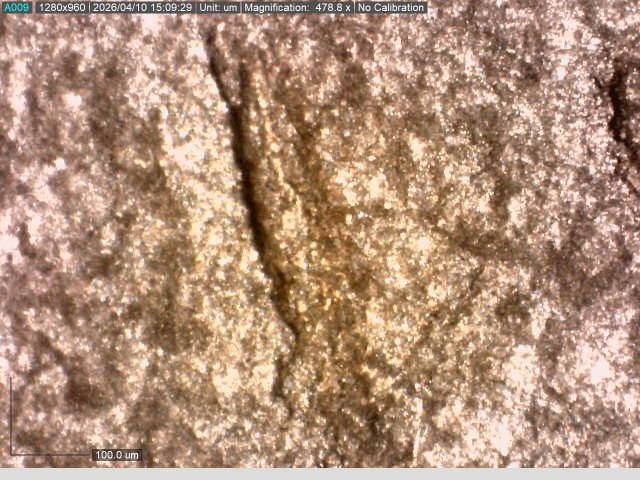
#> input picture images/cc-8.tif, 1280 x 960 px, found by its file name (shown at 1/2 size)
$ python pyramid_matched_filter.py   (older library calls are emulated)
#> lines starting #> are read from the running program, lines starting #| are printed output that depends on the picture; after the words box and inside, x2 and y2 are one past the last pixel; in counts of white or black regions, pixels touching at a corner belong together
import cv2
import numpy as np
import matplotlib.pyplot as plt

image_names = [
    "cc-8.tif",
]


def generate_kernels(
    sigma: float = 2.0, L: int = 9, angle_step: int = 15
) -> list[np.ndarray]:
    """
    Generates the zero-mean Gaussian matched filter kernels based on Eq 3-6.
    """
#> called with sigma = 3, L = 18, angle_step = 15
    templates = []

    half_x = int(np.ceil(3 * sigma))
    half_y = int(np.ceil(L / 2))
    grid_size = max(half_x, half_y) + 2

    y, x = np.mgrid[-grid_size : grid_size + 1, -grid_size : grid_size + 1]

    for angle in range(0, 180, angle_step):
        theta = np.deg2rad(angle)

        x_rot = x * np.cos(theta) - y * np.sin(theta)
        y_rot = x * np.sin(theta) + y * np.cos(theta)

        mask = (np.abs(x_rot) <= 3 * sigma) & (np.abs(y_rot) <= L / 2)

        kernel = np.zeros_like(x, dtype=np.float32)
        kernel[mask] = -np.exp(-(x_rot[mask] ** 2) / (2 * sigma**2))

        mean_val = np.mean(kernel[mask])
        kernel[mask] = kernel[mask] - mean_val

        templates.append(kernel)

    return templates


def apply_matched_filter_pyramid(
    image_path: str,
    templates: list[np.ndarray],
    levels: int = 3,
    threshold: float = 0.50,
):
    """
    Applies the matched filter across a Gaussian pyramid to detect cracks of varying
    widths. Returns the binary image, global max response, and a list of intermediate
    step dictionaries for visualization.
    """
#> called with image_path = 'cc-8.tif', levels = 3, threshold = 0.5
    img = cv2.imread(f"images/{image_path}", cv2.IMREAD_GRAYSCALE)
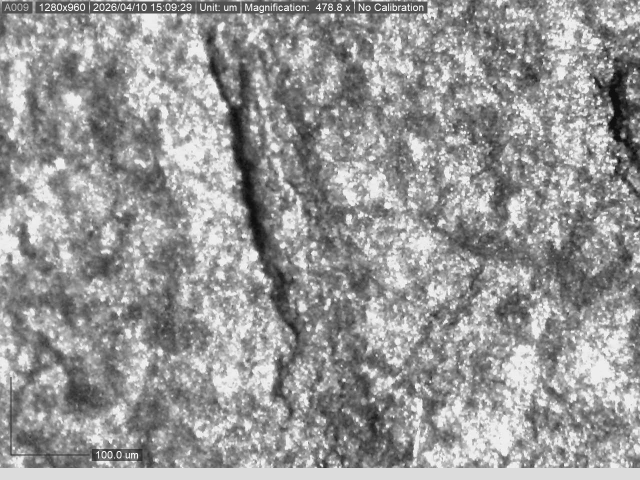
#> img: shape (960, 1280) (shown at 1/2 size); min 4, max 255, mean 151.5
    if img is None:
        print(f"Warning: Could not load {image_path}. Skipping.")
        return None, None, None

    img_blur = cv2.blur(img, (5, 5)).astype(np.float32)
    original_shape = img_blur.shape
#> original_shape = (960, 1280)

    global_max_response = np.zeros(original_shape, dtype=np.float32)
    current_img = img_blur

    # List to store our intermediate states for plotting
    step_history = []

    for level in range(levels):
        level_max = np.zeros_like(current_img)
        for kernel in templates:
            response = cv2.filter2D(current_img, cv2.CV_32F, kernel)
            level_max = np.maximum(level_max, response)

        if level > 0:
            level_max_upsampled = cv2.resize(
                level_max,
                (original_shape[1], original_shape[0]),
                interpolation=cv2.INTER_LINEAR,
            )
        else:
            level_max_upsampled = level_max

        # Store copies of the arrays as they exist right now
        step_history.append(
            {
                "level": level,
                "image": current_img.copy(),
                "response": level_max.copy(),
                "upsampled": level_max_upsampled.copy(),
            }
        )

        global_max_response = np.maximum(global_max_response, level_max_upsampled)

        current_img = cv2.pyrDown(current_img)
#> this loop made 3 passes
#> pass 1, in apply_matched_filter_pyramid, `global_max_response = np.maximum(global_max_response, level_max_upsamp..`:
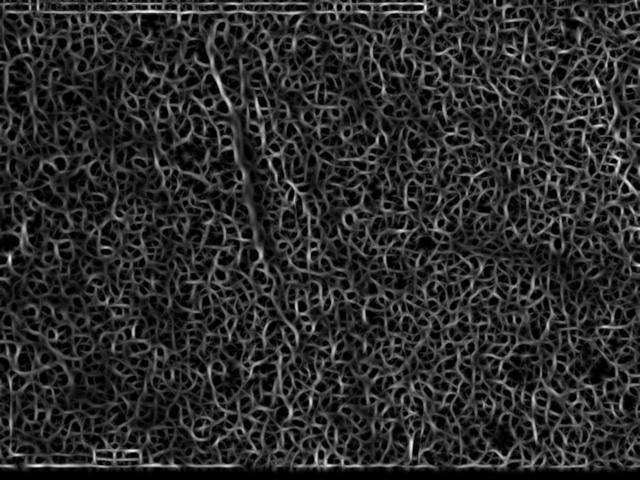
#> global_max_response: shape (960, 1280) float32 (shown at 1/2 size); min 0, max 4330.3, mean 726.9; drawn with min black and max white
#> after the loop:
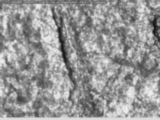
#> current_img: shape (120, 160) float32; min 20.83, max 237.8, mean 151.2
#> after the loop:
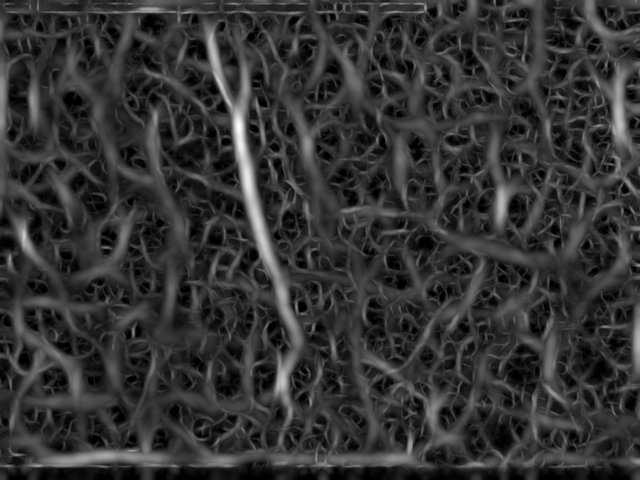
#> global_max_response: shape (960, 1280) float32 (shown at 1/2 size); min 0, max 6667.4, mean 1357.5; drawn with min black and max white
#> after the loop:
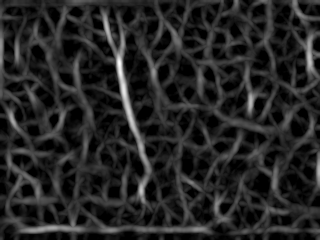
#> level_max: shape (240, 320) float32; min 0, max 6721.9, mean 996.4; drawn with min black and max white
#> after the loop, step_history = 3 items

    min_val = np.min(global_max_response)
#> min_val = 0
    max_val = np.max(global_max_response)
#> max_val = 6667.4

    if max_val > min_val:
        normalized_response = (global_max_response - min_val) / (max_val - min_val)
    else:
        normalized_response = np.zeros_like(global_max_response)

    _, binary_crack = cv2.threshold(
        normalized_response, threshold, 1.0, cv2.THRESH_BINARY
    )
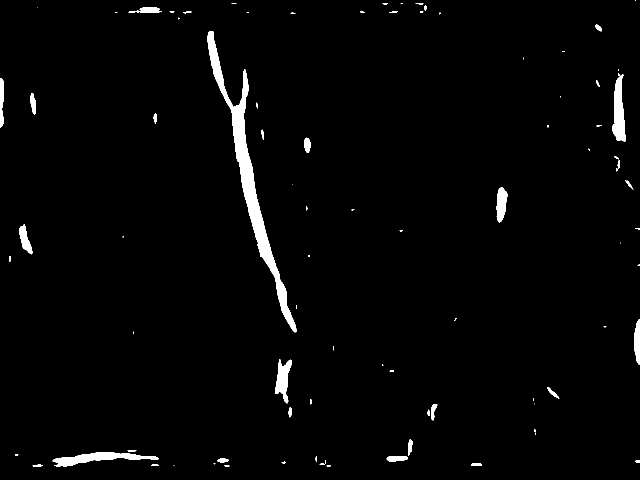
#> binary_crack: shape (960, 1280) float32 (shown at 1/2 size); values 0 (black) and 1 (white), 2.1% white; 87 white regions (42 under 20 px), largest, box (x1, y1, x2, y2) and area: (415, 62, 593, 665) 12280, (105, 904, 318, 933) 2580, (1225, 149, 1252, 283) 2285

    return (binary_crack * 255).astype(np.uint8), global_max_response, step_history


def setup_plot(image_name: str, templates: list[np.ndarray]) -> None:
    """Processes the image and plots a grid showing every step of the pyramid."""
    result_img, global_max, step_history = apply_matched_filter_pyramid(
        image_name, templates, levels=3
    )
#> step_history = 3 items

    if result_img is not None and global_max is not None and step_history is not None:
        orig = cv2.imread(f"images/{image_name}", cv2.IMREAD_GRAYSCALE)

        # Determine the number of rows needed
        num_levels = len(step_history)
#> num_levels = 3
        fig, axes = plt.subplots(num_levels + 1, 3, figsize=(15, 3 * (num_levels + 1)))

        # Plot each level's intermediate steps
        for i, step in enumerate(step_history):
            axes[i, 0].imshow(step["image"], cmap="gray")
            axes[i, 0].set_title(f"Level {step['level']} - Scaled Image")
            axes[i, 0].axis("off")

            axes[i, 1].imshow(step["response"], cmap="gray")
            axes[i, 1].set_title(f"Level {step['level']} - Raw Response")
            axes[i, 1].axis("off")

            axes[i, 2].imshow(step["upsampled"], cmap="gray")
            axes[i, 2].set_title(f"Level {step['level']} - Upsampled to Original")
            axes[i, 2].axis("off")

        # Plot the final combined results on the bottom row
        axes[num_levels, 0].imshow(orig, cmap="gray")
        axes[num_levels, 0].set_title("Original Image")
        axes[num_levels, 0].axis("off")

        axes[num_levels, 1].imshow(global_max, cmap="gray")
        axes[num_levels, 1].set_title("Global Max Response (Combined)")
        axes[num_levels, 1].axis("off")

        axes[num_levels, 2].imshow(result_img, cmap="gray")
        axes[num_levels, 2].set_title("Final Thresholded Output")
        axes[num_levels, 2].axis("off")

        plt.tight_layout()
        plt.savefig(f"figures/matched-filter/{image_name}_Pyramid.png")
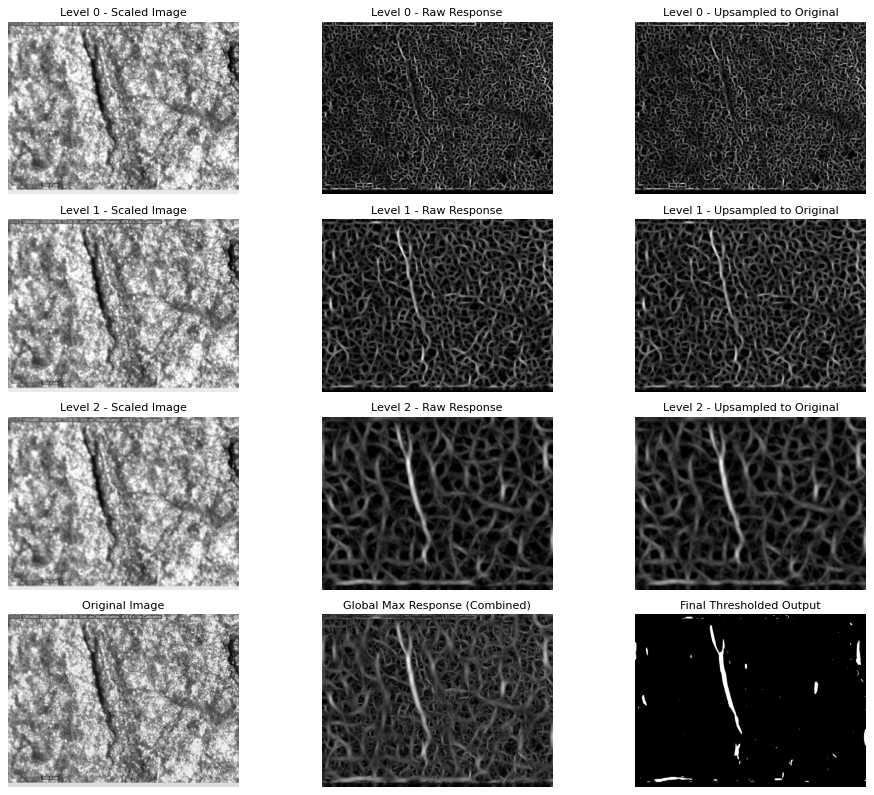
#> figure drawn by matplotlib, 12 panels


if __name__ == "__main__":
    assert image_names is not None, "image_names is not instantiated."
    assert len(image_names) > 0, "No image names were provided"
    assert len(image_names) <= 5, "Please limit the number of images to 5"

    # Generate the 12 templates (0 to 165 degrees at 15-degree increments)
    templates = generate_kernels(sigma=3.0, L=18, angle_step=15)

    for filename in image_names:
        setup_plot(filename, templates)

    plt.show()

$ run again, with images/cc-0.tif copied over images/cc-8.tif
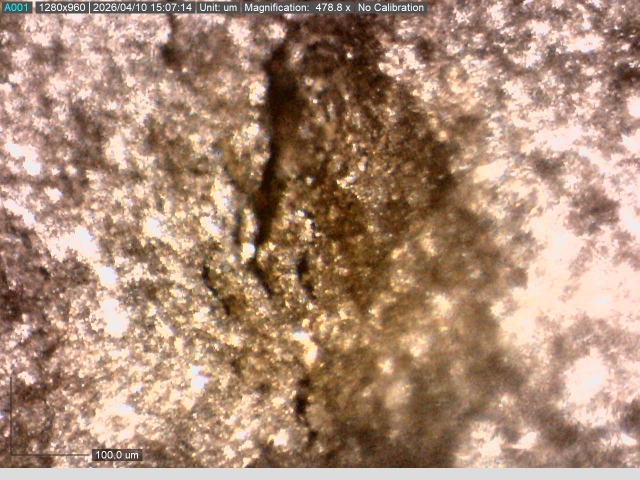
#> input picture images/cc-0.tif, 1280 x 960 px, found by its file name (shown at 1/2 size)
#> after the loop in apply_matched_filter_pyramid, `for level in range(levels):`:
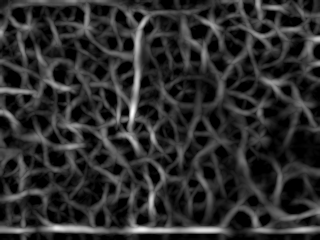
#> level_max: shape (240, 320) float32; min 0, max 5650.1, mean 1007.1; drawn with min black and max white
#> after the loop in apply_matched_filter_pyramid, `for level in range(levels):`: step_history = 3 items
#> min_val = 0
#> max_val = 5620.4
#> in apply_matched_filter_pyramid, `_, binary_crack = cv2.threshold( normalized_response, threshold, 1.0, ..`:
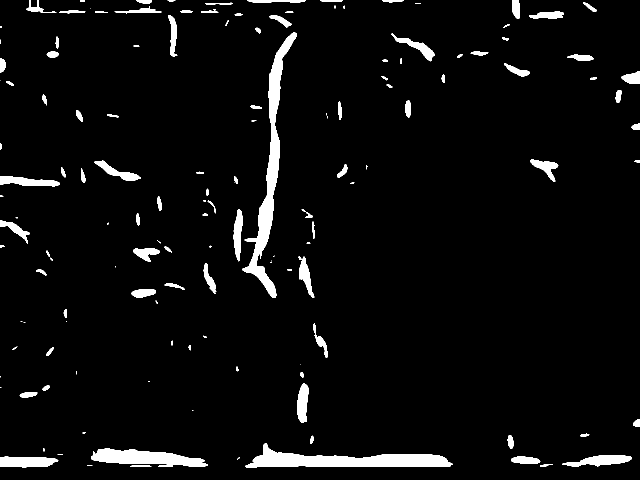
#> binary_crack: shape (960, 1280) float32 (shown at 1/2 size); values 0 (black) and 1 (white), 4.5% white; 149 white regions (42 under 20 px), largest, box (x1, y1, x2, y2) and area: (484, 65, 594, 596) 10481, (490, 886, 906, 936) 9480, (182, 897, 416, 934) 5196
#> in setup_plot, `result_img, global_max, step_history = apply_matched_filter_pyramid( i..`: step_history = 3 items
#> num_levels = 3
#> the loop in setup_plot, `for i, step in enumerate(step_history):` made 3 passes

$ run again, with images/cc-2.tif copied over images/cc-8.tif
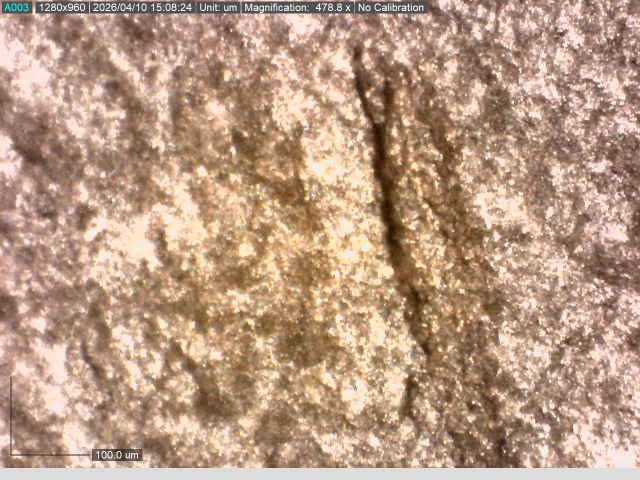
#> input picture images/cc-2.tif, 1280 x 960 px, found by its file name (shown at 1/2 size)
#> after the loop in apply_matched_filter_pyramid, `for level in range(levels):`:
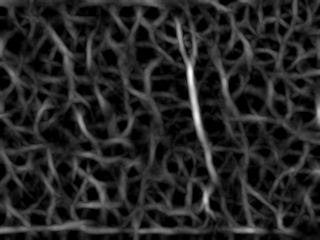
#> level_max: shape (240, 320) float32; min 0, max 6528, mean 954.9; drawn with min black and max white
#> after the loop in apply_matched_filter_pyramid, `for level in range(levels):`: step_history = 3 items
#> min_val = 0
#> max_val = 6489.8
#> in apply_matched_filter_pyramid, `_, binary_crack = cv2.threshold( normalized_response, threshold, 1.0, ..`:
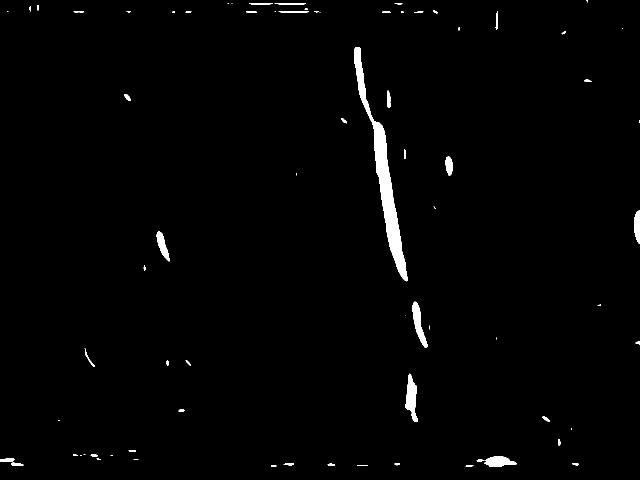
#> binary_crack: shape (960, 1280) float32 (shown at 1/2 size); values 0 (black) and 1 (white), 1.4% white; 74 white regions (28 under 20 px), largest, box (x1, y1, x2, y2) and area: (709, 94, 815, 563) 8807, (811, 747, 835, 844) 1349, (825, 603, 855, 695) 1132
#> in setup_plot, `result_img, global_max, step_history = apply_matched_filter_pyramid( i..`: step_history = 3 items
#> num_levels = 3
#> the loop in setup_plot, `for i, step in enumerate(step_history):` made 3 passes

$ run again, with images/cc-4.tif copied over images/cc-8.tif
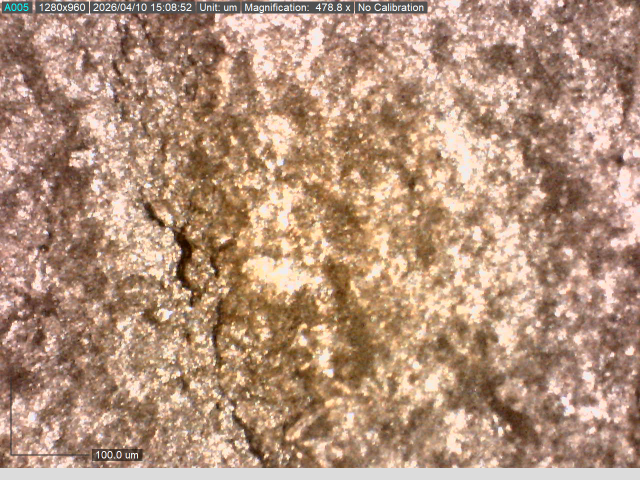
#> input picture images/cc-4.tif, 1280 x 960 px, found by its file name (shown at 1/2 size)
#> after the loop in apply_matched_filter_pyramid, `for level in range(levels):`: step_history = 3 items
#> min_val = 0
#> max_val = 5861.5
#> in apply_matched_filter_pyramid, `_, binary_crack = cv2.threshold( normalized_response, threshold, 1.0, ..`:
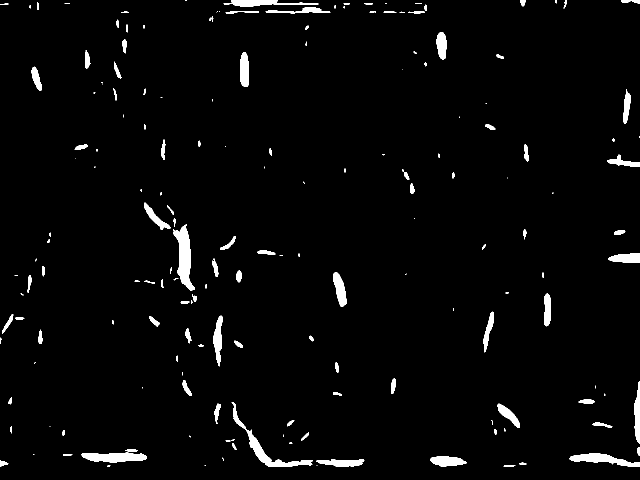
#> binary_crack: shape (960, 1280) float32 (shown at 1/2 size); values 0 (black) and 1 (white), 2.7% white; 179 white regions (67 under 20 px), largest, box (x1, y1, x2, y2) and area: (346, 448, 390, 582) 2698, (463, 804, 626, 934) 2313, (163, 905, 294, 925) 1877
#> in setup_plot, `result_img, global_max, step_history = apply_matched_filter_pyramid( i..`: step_history = 3 items
#> num_levels = 3
#> the loop in setup_plot, `for i, step in enumerate(step_history):` made 3 passes
